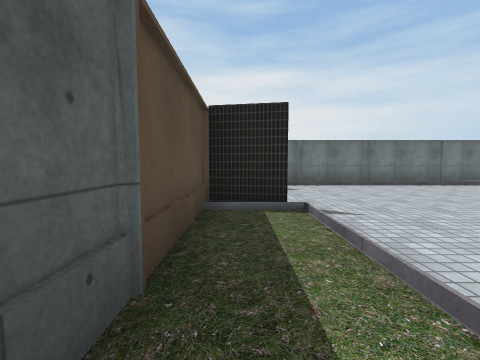
View 1 (above)

24 first-person views from a walk through a 3-D level made in the Unity game engine. The camera is 1.3 m above the floor, tilts 4° down and sees 90° across. The floor is counted in squares, 2 m on a side. Each view is taken from the middle of a square. On the plan, view 1 faces up. The plan holds only what a view shows up to about 9 squares ahead; the rest is blank. The place goes on beyond the plan. Door leaves are left out, so doorways stand open. Some surface patterns are stand-ins.

View 2
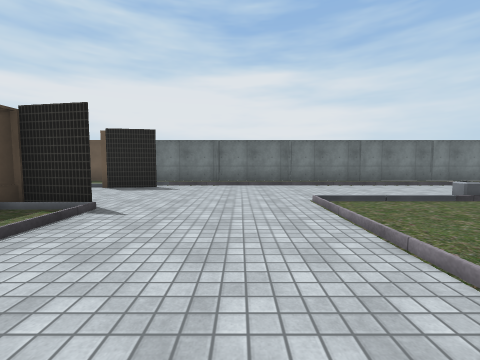

View 3
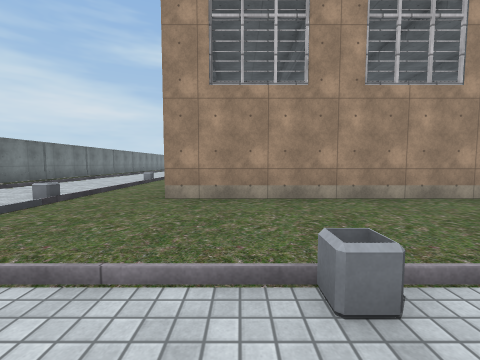

View 4
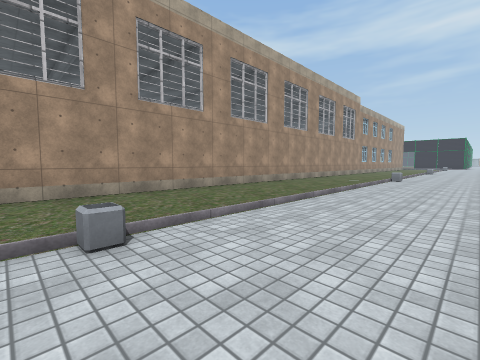

View 5
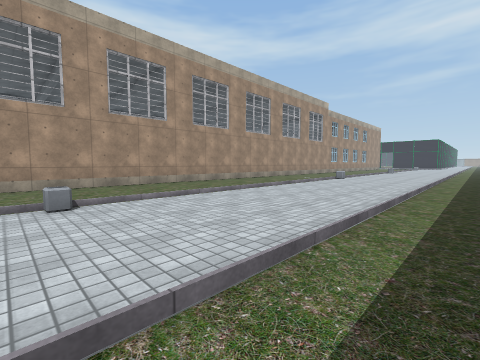

View 6
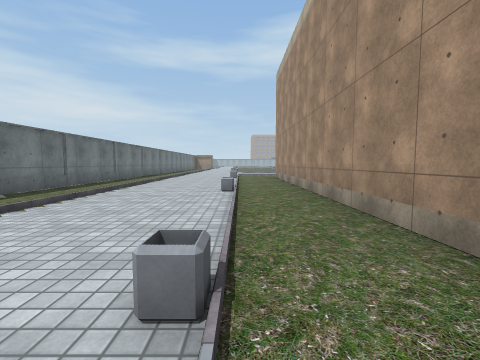

View 7
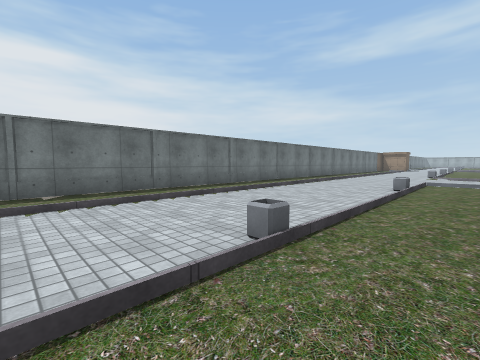

View 8
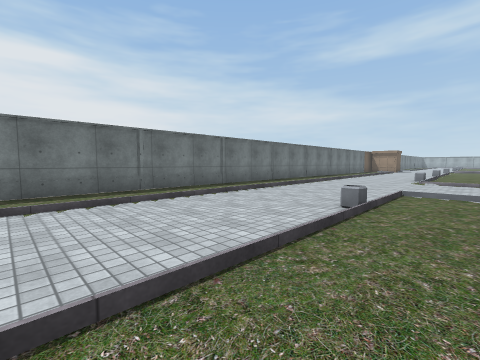

View 9
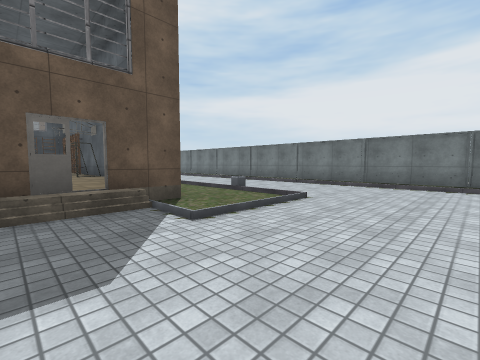

View 10
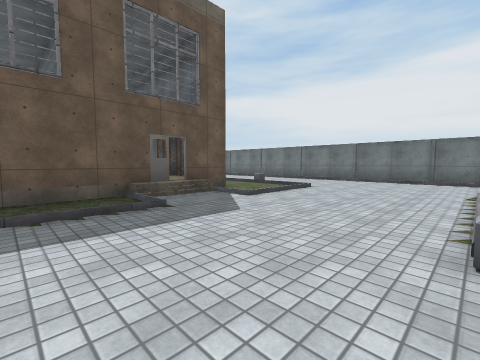

View 11
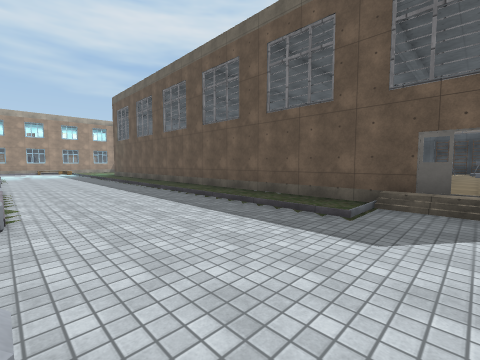

View 12
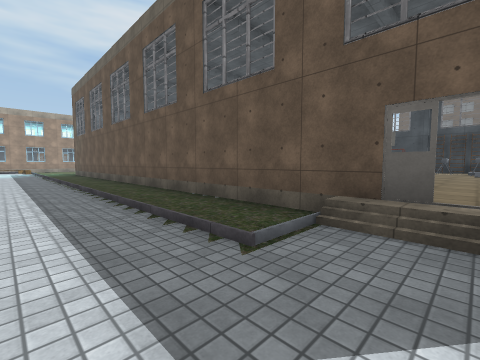

View 13
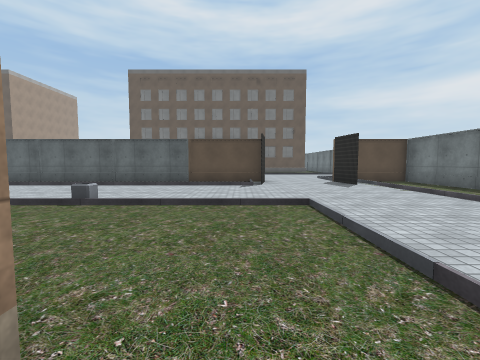

View 14
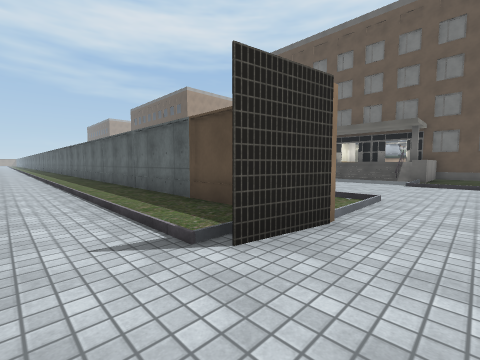

View 15
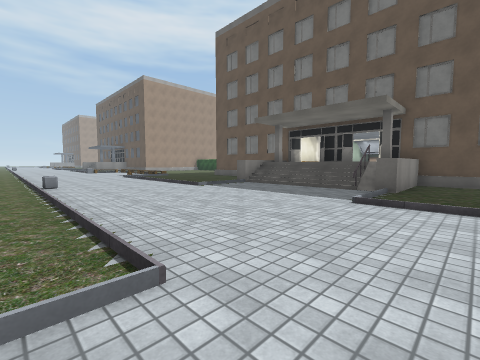

View 16
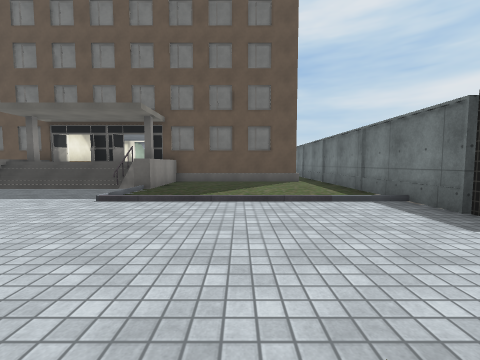

View 17
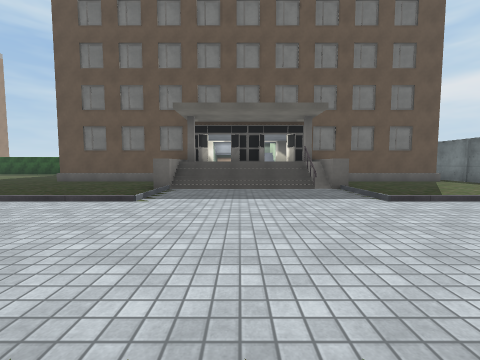

View 18
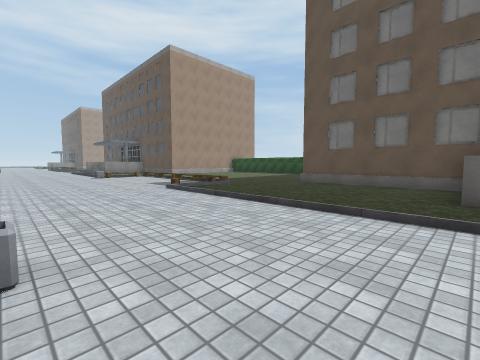

View 19
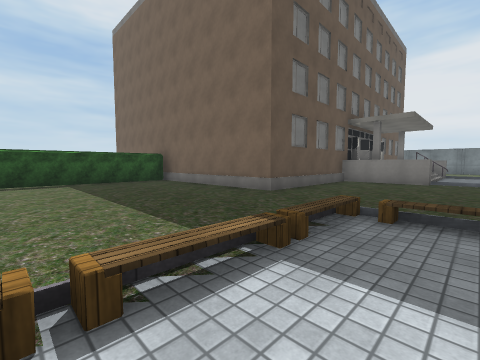

View 20
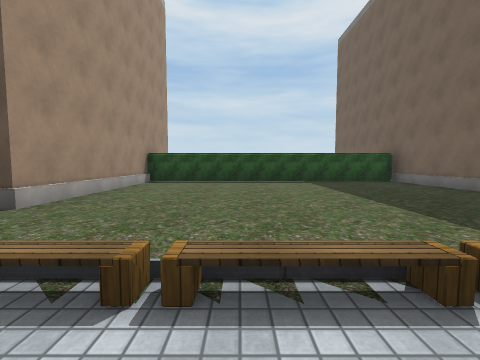

View 21
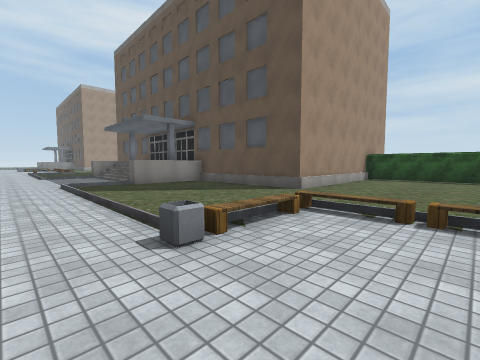

View 22
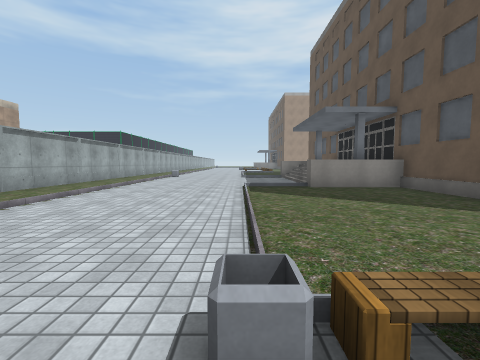

View 23
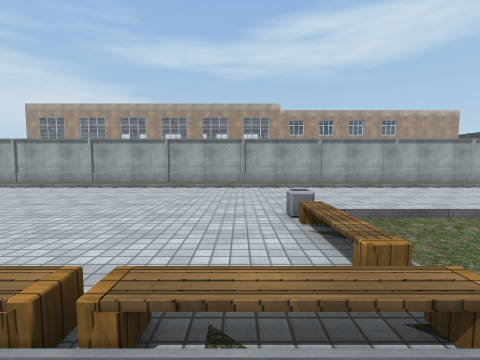

View 24
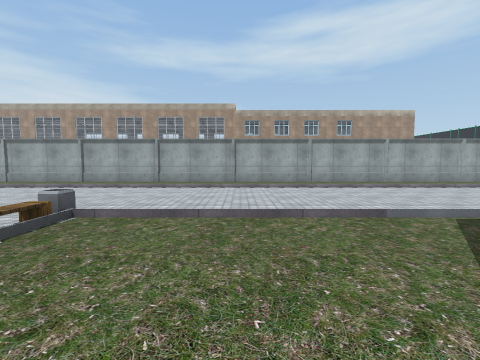

### Floor plan
Key: @ floor where view 1 was taken; # wall or solid block; x gap in a wall; . main floor; : floor 0.5 m higher than the main floor; / step, stairs or slope; D open door; O other object.
Columns run from 16 left of view 1 to 22 right of it. Each row starts with its distance up from view 1.
  9      #######O##########################
  8      #.........#....      ...........
  7      O........ #///////////////////////
  6      O.........#O......................
  5      O.................................
  4      O.........#O......O....O....O..../
  3      OOOO......#....................../
  2       O /......#........ #OO#OO#O#..../
  1      O  /......#....O...OOO::::::D..../
  0      x  /......#@...O... O:::::  D....O
 -1      O//O//....#........         #.....
 -2      O..../....#........#        #.....
 -3      O..../..O.#........#         ....O
 -4      O..../....#........         #..../
 -5 OOOOOO..../....#........          ..../
 -6 #........./....#........         #..../
 -7 #.......///....#.......          #..../
 -8 #......./..... #......            ....
 -9 #......./..... #....O            #.....
-10 #......./..... #....               ....
-11 #......./..... #.                   ..
-12 #......./..... #
-13 #.......//O... #
-14 ######..../... #
-15      #..../... #
-16      #..../....#
-17      #..../....#
-18      #..../....#
-19      # O/./....#
-20      #  /......#
-21      #  /......#
-22           ..   #
-23                #

Where each view was taken, in squares from view 1:
view 1: 0 up, 0 right, facing up
view 2: 0 up, 3 right, facing up
view 3: 1 up, 3 right, facing right
view 4: 1 up, 2 right, facing down-right
view 5: 1 up, 0 right, facing down-right
view 6: 4 up, 6 right, facing right
view 7: 3 up, 10 right, facing up-right
view 8: 3 up, 13 right, facing up-right
view 9: 0 up, 21 right, facing up-left
view 10: 2 down, 22 right, facing up-left
view 11: 1 up, 22 right, facing down-left
view 12: 1 up, 20 right, facing down-left
view 13: 3 up, 8 right, facing left
view 14: 5 up, 2 right, facing down-left
view 15: 5 up, 2 left, facing down-left
view 16: 6 up, 2 left, facing left
view 17: 1 up, 2 left, facing left
view 18: 1 down, 3 left, facing down-left
view 19: 10 down, 7 left, facing up-left
view 20: 11 down, 7 left, facing left
view 21: 11 down, 5 left, facing down-left
view 22: 12 down, 6 left, facing down
view 23: 12 down, 9 left, facing right
view 24: 15 down, 9 left, facing right
